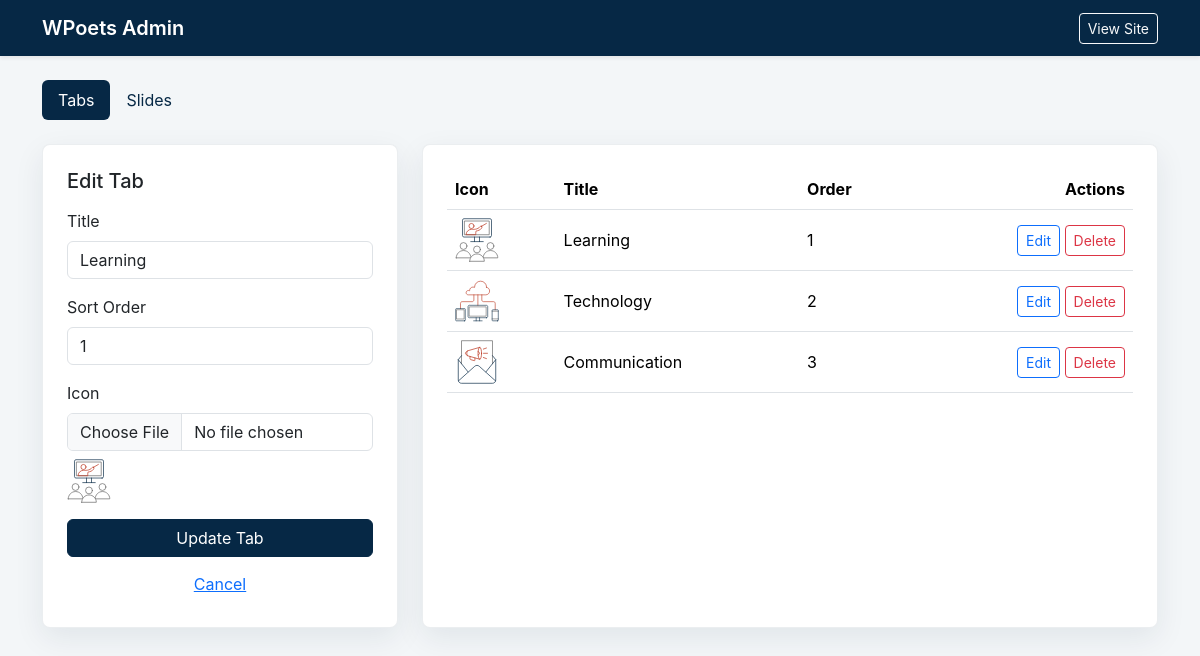
Screenshot of /admin/index.php?resource=tabs&action=edit&id=1 with the database file from the repository.
### tables this page shows
CREATE TABLE tabs (
  id INT UNSIGNED NOT NULL AUTO_INCREMENT,
  title VARCHAR(120) NOT NULL,
  icon VARCHAR(255) DEFAULT NULL,
  sort_order INT NOT NULL DEFAULT 0,
  PRIMARY KEY (id),
  INDEX idx_tabs_sort_order (sort_order)
);

### controllers/AdminController.php (called while the page is built, shortened)
<?php
require_once __DIR__ . '/../models/Tab.php';
final class AdminController
{
    private Tab $tabs;
    public function __construct(private readonly PDO $db)
    {
        $this->tabs = new Tab($db);
    }
    public function handle(): void
    {
        $resource = $_GET['resource'] ?? 'tabs';
        $action = $_GET['action'] ?? 'index';
        try {
            $this->renderPage($resource, $action);
        } catch (Throwable $exception) {
            $error = $exception->getMessage();
            $this->renderPage($resource, $action, $error);
        }
    }
    private function renderPage(string $resource, string $action, ?string $error = null): void
    {
        $tabs = $this->tabs->all();
        if ($resource === 'tabs' && $action === 'edit') {
            $editingTab = $this->tabs->find((int) ($_GET['id'] ?? 0));
        }
        require __DIR__ . '/../views/admin/layout.php';
    }
}

### admin/index.php (called while the page is built, shortened)
<?php
require_once __DIR__ . '/../config/config.php';
require_once __DIR__ . '/../controllers/AdminController.php';
$controller = new AdminController(Database::connection());
$controller->handle();

### models/Tab.php (called while the page is built, shortened)
<?php
final class Tab
{
    public function all(): array
    {
        $stmt = $this->db->query('SELECT * FROM tabs ORDER BY sort_order ASC, id ASC');
        return $stmt->fetchAll();
    }
    public function find(int $id): ?array
    {
        $stmt = $this->db->prepare('SELECT * FROM tabs WHERE id = :id');
        $stmt->execute(['id' => $id]);
        $tab = $stmt->fetch();
        return $tab ?: null;
    }
}

### config/config.php (called while the page is built, shortened)
<?php
function e(?string $value): string
{
    return htmlspecialchars((string) $value, ENT_QUOTES, 'UTF-8');
}
function admin_url(string $query = ''): string
{
    $path = rtrim(BASE_URL, '/') . '/admin/index.php';
    return $query === '' ? $path : $path . '?' . ltrim($query, '?');
}

### views/admin/tabs.php (the view, shortened to what this page needs)
<?php
$isEditing = is_array($editingTab);
$formAction = $isEditing ? admin_url('resource=tabs&action=edit&id=' . (int) $editingTab['id']) : admin_url('resource=tabs&action=create');
?>
<div class="row g-4">
    <div class="col-lg-4">
        <div class="admin-card">
            <h1 class="h5 mb-3"><?= $isEditing ? 'Edit Tab' : 'Create Tab' ?></h1>
            <form method="post" action="<?= e($formAction) ?>" enctype="multipart/form-data">
                <div class="mb-3">
                    <label class="form-label" for="title">Title</label>
                    <input class="form-control" id="title" name="title" required value="<?= e($editingTab['title'] ?? '') ?>">
                </div>
                <div class="mb-3">
                    <label class="form-label" for="sort_order">Sort Order</label>
                    <input class="form-control" id="sort_order" type="number" name="sort_order" value="<?= e((string) ($editingTab['sort_order'] ?? 0)) ?>">
                </div>
                <div class="mb-3">
                    <label class="form-label" for="icon">Icon</label>
                    <input class="form-control" id="icon" type="file" name="icon" accept="image/*">
                    <?php if (!empty($editingTab['icon'])): ?>
                        <img class="preview-icon mt-2" src="../<?= e($editingTab['icon']) ?>" alt="">
                    <?php endif; ?>
                </div>
                <button class="btn btn-primary w-100" type="submit"><?= $isEditing ? 'Update Tab' : 'Create Tab' ?></button>
                <?php if ($isEditing): ?>
                    <a class="btn btn-link w-100 mt-2" href="<?= e(admin_url('resource=tabs')) ?>">Cancel</a>
                <?php endif; ?>
            </form>
        </div>
    </div>
    <div class="col-lg-8">
        <div class="admin-card">
            <div class="table-responsive">
                <table class="table align-middle">
                    <thead>
                    <tr>
                        <th>Icon</th>
                        <th>Title</th>
                        <th>Order</th>
                        <th class="text-end">Actions</th>
                    </tr>
                    </thead>
                    <tbody>
                    <?php foreach ($tabs as $tab): ?>
                        <tr>
                            <td>
                                <?php if (!empty($tab['icon'])): ?>
                                    <img class="preview-icon" src="../<?= e($tab['icon']) ?>" alt="">
                                <?php endif; ?>
                            </td>
                            <td><?= e($tab['title']) ?></td>
                            <td><?= e((string) $tab['sort_order']) ?></td>
                            <td class="text-end">
                                <a class="btn btn-sm btn-outline-primary" href="<?= e(admin_url('resource=tabs&action=edit&id=' . (int) $tab['id'])) ?>">Edit</a>
                                <form class="d-inline" method="post" action="<?= e(admin_url('resource=tabs&action=delete&id=' . (int) $tab['id'])) ?>" onsubmit="return confirm('Delete this tab and its slides?')">
                                    <button class="btn btn-sm btn-outline-danger" type="submit">Delete</button>
                                </form>
                            </td>
                        </tr>
                    <?php endforeach; ?>
                    </tbody>
                </table>
            </div>
        </div>
    </div>
</div>

### assets/css/admin.css (style rules this page uses)
:root { --navy: #062845; --soft: #f3f6f8; }
body { min-height: 100vh; background: var(--soft); font-family: "Inter", "Segoe UI", Arial, sans-serif; }
.admin-card { height: 100%; padding: 24px; border: 1px solid rgba(6, 40, 69, 0.08); border-radius: 8px; background: #ffffff; box-shadow: 0 10px 30px rgba(6, 40, 69, 0.08); }
.preview-icon { width: 44px; height: 44px; object-fit: contain; }
.btn-primary { --bs-btn-bg: var(--navy); --bs-btn-border-color: var(--navy); --bs-btn-hover-bg: #0a3c63; --bs-btn-hover-border-color: #0a3c63; }

### rows the page displays
tabs: title "Learning", sort_order "1", icon (picture)
tabs: icon (picture), title "Technology", sort_order "2"
tabs: icon (picture), title "Communication", sort_order "3"
